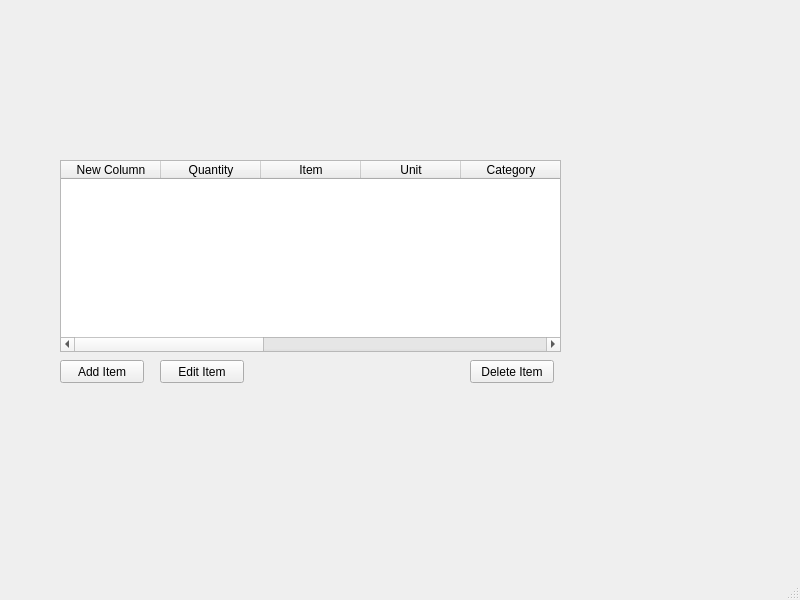
<?xml version="1.0" encoding="UTF-8"?>
<ui version="4.0">
 <class>MainWindow</class>
 <widget class="QMainWindow" name="MainWindow">
  <property name="geometry">
   <rect>
    <x>0</x>
    <y>0</y>
    <width>800</width>
    <height>600</height>
   </rect>
  </property>
  <property name="windowTitle">
   <string>MainWindow</string>
  </property>
  <widget class="QWidget" name="centralwidget">
   <widget class="QTableWidget" name="tableWidget">
    <property name="geometry">
     <rect>
      <x>60</x>
      <y>160</y>
      <width>501</width>
      <height>192</height>
     </rect>
    </property>
    <property name="columnCount">
     <number>10</number>
    </property>
    <column>
     <property name="text">
      <string>New Column</string>
     </property>
    </column>
    <column>
     <property name="text">
      <string>Quantity</string>
     </property>
    </column>
    <column>
     <property name="text">
      <string>Item</string>
     </property>
    </column>
    <column>
     <property name="text">
      <string>Unit</string>
     </property>
    </column>
    <column>
     <property name="text">
      <string>Category</string>
     </property>
    </column>
    <column/>
    <column/>
    <column/>
    <column/>
    <column/>
   </widget>
   <widget class="QPushButton" name="pushButton">
    <property name="geometry">
     <rect>
      <x>60</x>
      <y>360</y>
      <width>84</width>
      <height>23</height>
     </rect>
    </property>
    <property name="text">
     <string>Add Item</string>
    </property>
   </widget>
   <widget class="QPushButton" name="pushButton_2">
    <property name="geometry">
     <rect>
      <x>160</x>
      <y>360</y>
      <width>84</width>
      <height>23</height>
     </rect>
    </property>
    <property name="text">
     <string>Edit Item</string>
    </property>
   </widget>
   <widget class="QPushButton" name="pushButton_3">
    <property name="geometry">
     <rect>
      <x>470</x>
      <y>360</y>
      <width>84</width>
      <height>23</height>
     </rect>
    </property>
    <property name="text">
     <string>Delete Item</string>
    </property>
   </widget>
  </widget>
  <widget class="QMenuBar" name="menubar">
   <property name="geometry">
    <rect>
     <x>0</x>
     <y>0</y>
     <width>800</width>
     <height>20</height>
    </rect>
   </property>
  </widget>
  <widget class="QStatusBar" name="statusbar"/>
 </widget>
 <resources/>
 <connections/>
</ui>
